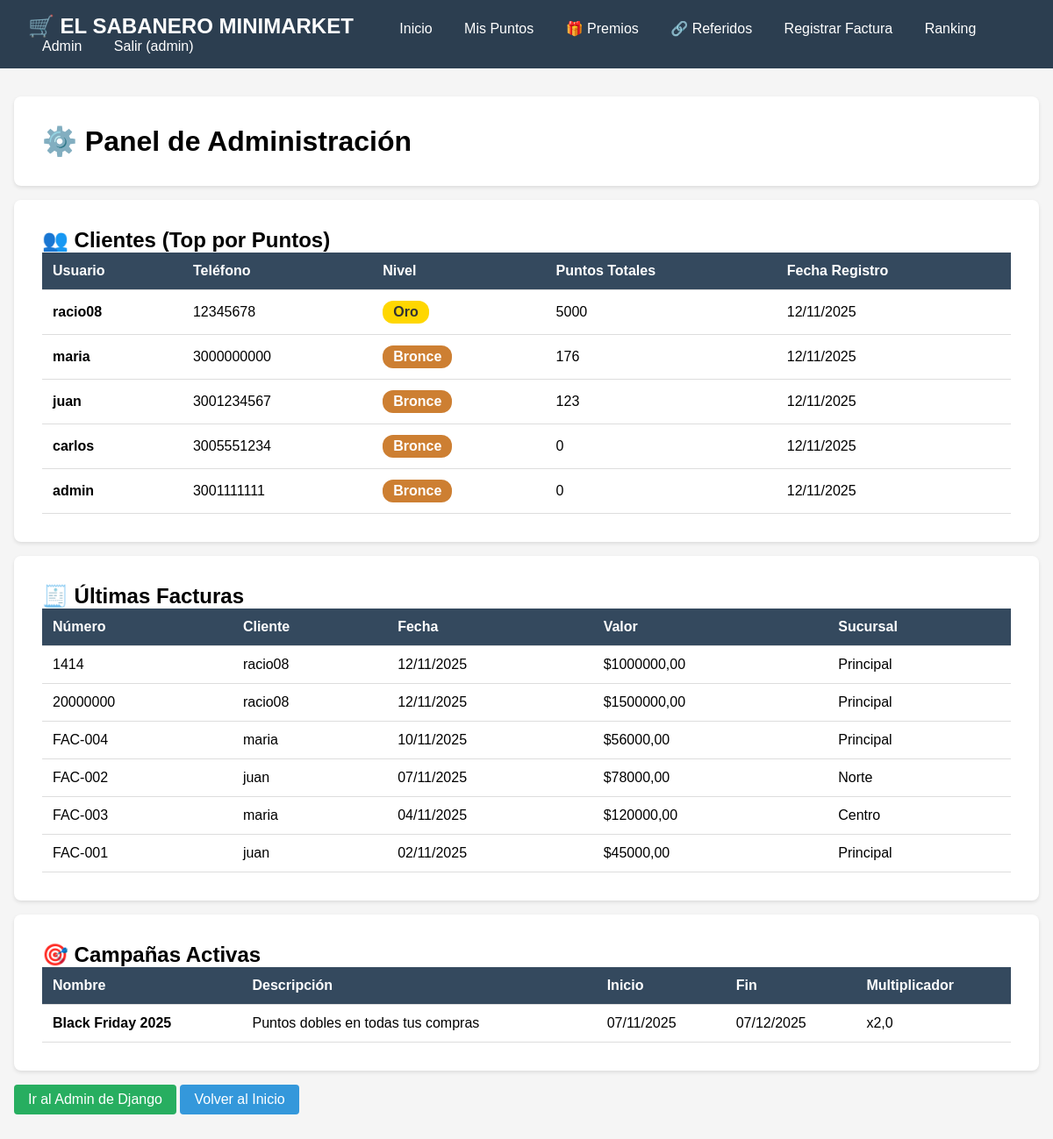
Page /panel/ (signed in) on the earlier database version.
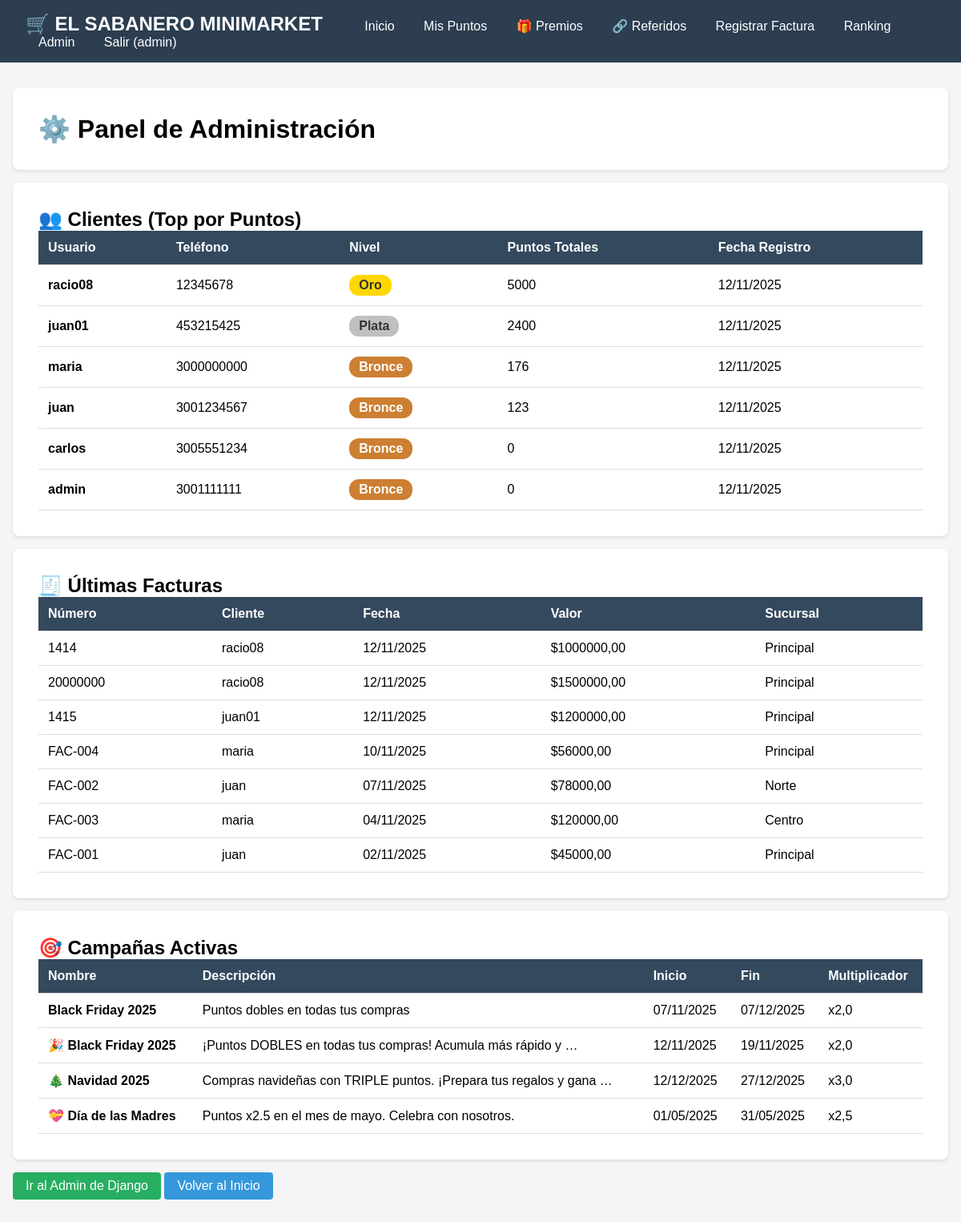
Same page on the later database version.
### clientes/models.py (models this page shows, shortened)
class Cliente(models.Model):
    TIPO_DOCUMENTO_CHOICES = [
        ('CC', 'Cédula de Ciudadanía'),
        ('CE', 'Cédula de Extranjería'),
        ('TI', 'Tarjeta de Identidad'),
        ('PA', 'Pasaporte'),
        ('NIT', 'NIT'),
    ]
    GENERO_CHOICES = [
        ('M', 'Masculino'),
        ('F', 'Femenino'),
        ('O', 'Otro'),
        ('N', 'Prefiero no decir'),
    ]
    user = models.OneToOneField(User, on_delete=models.CASCADE)
    tipo_documento = models.CharField(max_length=3, choices=TIPO_DOCUMENTO_CHOICES, default='CC')
    numero_documento = models.CharField(max_length=20, unique=True)
    fecha_nacimiento = models.DateField(null=True, blank=True)
    genero = models.CharField(max_length=1, choices=GENERO_CHOICES, blank=True)
    telefono = models.CharField(max_length=20)
    telefono_alternativo = models.CharField(max_length=20, blank=True)
    email_alternativo = models.EmailField(blank=True)
    direccion = models.CharField(max_length=255, default='Sin especificar')
    barrio = models.CharField(max_length=100, blank=True)
    ciudad = models.CharField(max_length=100, default='Bogotá')
    departamento = models.CharField(max_length=100, default='Cundinamarca')
    codigo_postal = models.CharField(max_length=10, blank=True)
    nivel = models.CharField(max_length=10, default='Bronce')
    fecha_registro = models.DateTimeField(auto_now_add=True)
    activo = models.BooleanField(default=True)
    acepta_promociones = models.BooleanField(default=True)
    acepta_notificaciones = models.BooleanField(default=True)
    codigo_referido = models.CharField(max_length=10, unique=True, blank=True, null=True)
    referido_por = models.ForeignKey('self', on_delete=models.SET_NULL, null=True, blank=True, related_name='mis_referidos')
    notas = models.TextField(blank=True)
    class Meta:
        ordering = ['-fecha_registro']
        verbose_name = 'Cliente'
        verbose_name_plural = 'Clientes'

class Factura(models.Model):
    cliente = models.ForeignKey(Cliente, on_delete=models.CASCADE)
    numero_factura = models.CharField(max_length=50)
    fecha_compra = models.DateField()
    valor_total = models.DecimalField(max_digits=10, decimal_places=2)
    sucursal = models.CharField(max_length=100)
    registrada = models.BooleanField(default=False)

class Campana(models.Model):
    nombre = models.CharField(max_length=100)
    descripcion = models.TextField()
    fecha_inicio = models.DateField()
    fecha_fin = models.DateField()
    multiplicador_puntos = models.FloatField(default=1.0)

### clientes/views.py (the view)
# urls.py: path('panel/', views.panel_admin, name='panel_admin'),
@login_required
def panel_admin(request):
    if not request.user.is_staff:
        messages.error(request, "No tienes permisos para acceder a esta página.")
        return redirect('clientes:home')
    clientes = Cliente.objects.annotate(puntos=Sum('punto__puntos_obtenidos')).order_by('-puntos')
    facturas = Factura.objects.select_related('cliente').order_by('-fecha_compra')[:10]
    campanas = Campana.objects.all()
    return render(request, 'clientes/admin/panel.html', {
        'clientes': clientes,
        'facturas': facturas,
        'campanas': campanas
    })

### clientes/templates/clientes/admin/panel.html (shortened to what this page needs)
{% extends 'clientes/base.html' %}
{% block content %}
<div class="card">
    <h1>⚙️ Panel de Administración</h1>
</div>
<div class="card">
    <h2>👥 Clientes (Top por Puntos)</h2>
    <table>
        <thead>
            <tr>
                <th>Usuario</th>
                <th>Teléfono</th>
                <th>Nivel</th>
                <th>Puntos Totales</th>
                <th>Fecha Registro</th>
            </tr>
        </thead>
        <tbody>
            {% for cliente in clientes %}
            <tr>
                <td><strong>{{ cliente.user.username }}</strong></td>
                <td>{{ cliente.telefono }}</td>
                <td><span class="nivel nivel-{{ cliente.nivel|lower }}">{{ cliente.nivel }}</span></td>
                <td>{{ cliente.puntos|default:0 }}</td>
                <td>{{ cliente.fecha_registro|date:"d/m/Y" }}</td>
            </tr>
            {% empty %}
            <tr><td colspan="5" style="text-align: center;">No hay clientes registrados</td></tr>
            {% endfor %}
        </tbody>
    </table>
</div>
<div class="card">
    <h2>🧾 Últimas Facturas</h2>
    <table>
        <thead>
            <tr>
                <th>Número</th>
                <th>Cliente</th>
                <th>Fecha</th>
                <th>Valor</th>
                <th>Sucursal</th>
            </tr>
        </thead>
        <tbody>
            {% for factura in facturas %}
            <tr>
                <td>{{ factura.numero_factura }}</td>
                <td>{{ factura.cliente.user.username }}</td>
                <td>{{ factura.fecha_compra|date:"d/m/Y" }}</td>
                <td>${{ factura.valor_total|floatformat:2 }}</td>
                <td>{{ factura.sucursal }}</td>
            </tr>
            {% empty %}
            <tr><td colspan="5" style="text-align: center;">No hay facturas registradas</td></tr>
            {% endfor %}
        </tbody>
    </table>
</div>
<div class="card">
    <h2>🎯 Campañas Activas</h2>
    <table>
        <thead>
            <tr>
                <th>Nombre</th>
                <th>Descripción</th>
                <th>Inicio</th>
                <th>Fin</th>
                <th>Multiplicador</th>
            </tr>
        </thead>
        <tbody>
            {% for campana in campanas %}
            <tr>
                <td><strong>{{ campana.nombre }}</strong></td>
                <td>{{ campana.descripcion|truncatewords:10 }}</td>
                <td>{{ campana.fecha_inicio|date:"d/m/Y" }}</td>
                <td>{{ campana.fecha_fin|date:"d/m/Y" }}</td>
                <td>x{{ campana.multiplicador_puntos }}</td>
            </tr>
            {% empty %}
            <tr><td colspan="5" style="text-align: center;">No hay campañas configuradas</td></tr>
            {% endfor %}
        </tbody>
    </table>
</div>
<div style="margin-top: 1rem;">
    <a href="{% url 'admin:index' %}" class="btn btn-success">Ir al Admin de Django</a>
    <a href="{% url 'clientes:home' %}" class="btn">Volver al Inicio</a>
</div>
{% endblock %}

### clientes/templates/clientes/base.html (shortened to what this page needs)
<!DOCTYPE html>
<html lang="es">
<head>
</head>
<body>
    <nav>
        <h1>🛒 EL SABANERO MINIMARKET</h1>
        <a href="{% url 'clientes:home' %}">Inicio</a>
        {% if user.is_authenticated %}
            <a href="{% url 'clientes:ver_puntos' %}">Mis Puntos</a>
            <a href="{% url 'clientes:catalogo_premios' %}">🎁 Premios</a>
            <a href="{% url 'clientes:mis_referidos' %}">🔗 Referidos</a>
            <a href="{% url 'clientes:registrar_factura' %}">Registrar Factura</a>
            <a href="{% url 'clientes:ranking' %}">Ranking</a>
            {% if user.is_staff %}
                <a href="{% url 'clientes:panel_admin' %}">Admin</a>
            {% endif %}
            <a href="{% url 'clientes:salir' %}">Salir ({{ user.username }})</a>
        {% else %}
            <a href="{% url 'clientes:registro' %}">Registrarse</a>
            <a href="{% url 'admin:login' %}">Iniciar Sesión</a>
        {% endif %}
    </nav>
    <div class="container">
        {% block content %}{% endblock %}
    </div>
</body>
</html>

### clientes/templates/clientes/base.html (style rules this page uses)
* { margin: 0; padding: 0; box-sizing: border-box; }
body { font-family: Arial, sans-serif; background: #f5f5f5; }
nav { background: #2c3e50; color: white; padding: 1rem 2rem; }
nav h1 { display: inline-block; margin-right: 2rem; }
nav a { color: white; text-decoration: none; margin: 0 1rem; }
.container { max-width: 1200px; margin: 2rem auto; padding: 0 1rem; }
.card { background: white; border-radius: 8px; padding: 2rem; margin: 1rem 0; box-shadow: 0 2px 4px rgba(0,0,0,0.1); }
.btn { display: inline-block; padding: 0.5rem 1rem; background: #3498db; color: white; text-decoration: none; border-radius: 4px; border: none; cursor: pointer; }
.btn-success { background: #27ae60; }
table { width: 100%; border-collapse: collapse; }
table th, table td { padding: 0.75rem; text-align: left; border-bottom: 1px solid #ddd; }
table th { background: #34495e; color: white; }
.nivel { display: inline-block; padding: 0.25rem 0.75rem; border-radius: 12px; font-weight: bold; }
.nivel-bronce { background: #cd7f32; color: white; }
.nivel-plata { background: #c0c0c0; color: #333; }
.nivel-oro { background: #ffd700; color: #333; }

Differences in the rows shown:
added Cliente: user.username "juan01", telefono "453215425", nivel "Plata", puntos "2400", fecha_registro "12/11/2025"
added Factura: numero_factura "1415", cliente.user.username "juan01", fecha_compra "12/11/2025", valor_total "1200000,00", sucursal "Principal"
added Campana: nombre "🎉 Black Friday 2025", descripcion "¡Puntos DOBLES en todas tus compras! Acumula más rápido y …", fecha_inicio "12/11/2025", fecha_fin "19/11/2025", multiplicador_puntos "2,0"
added Campana: nombre "🎄 Navidad 2025", descripcion "Compras navideñas con TRIPLE puntos. ¡Prepara tus regalos y gana …", fecha_inicio "12/12/2025", fecha_fin "27/12/2025", multiplicador_puntos "3,0"
added Campana: nombre "💝 Día de las Madres", descripcion "Puntos x2.5 en el mes de mayo. Celebra con nosotros.", fecha_inicio "01/05/2025", fecha_fin "31/05/2025", multiplicador_puntos "2,5"
